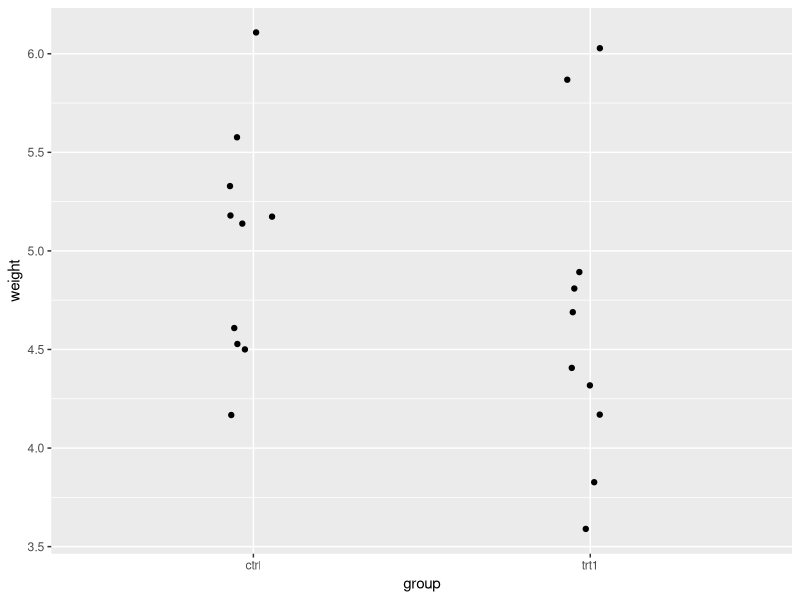
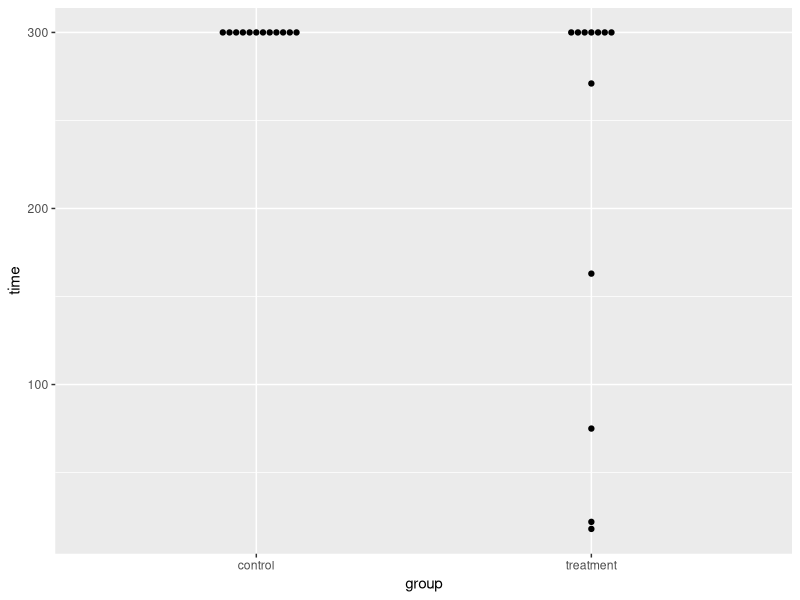

The R script that drew these images, in order:
## ---- chunk 1
library(tidyverse)
myplants <- PlantGrowth %>% filter(group %in%  c("ctrl", "trt1"))

myplants %>% 
  ggplot(aes(x=group, y = weight))+
  geom_jitter(width=0.07)
## ---- chunk 2
library(coin)

library(ggbeeswarm)
rotarod %>% 
  ggplot(aes(x=group, y = time))+
  geom_beeswarm()
## ---- chunk 3
plants_subset <- myplants[c(1:5,11:15),]
plants_subset
## ---- chunk 4
plants_subset <- plants_subset %>% mutate(rank=rank(weight))
plants_subset %>% arrange(rank)
## ---- chunk 5
plants_subset %>% 
  group_by(group) %>% 
  summarize(rank_sum = sum(rank))
## ---- chunk 6
wilcox.test(weight ~ group, data = plants_subset)
## ---- chunk 7
coin::wilcox_test(weight ~ group, data = plants_subset, distribution="approximate")
## ---- chunk 8
wilcox.test(time ~ group, rotarod)
## ---- chunk 9
wilcox.test(weight ~ group, myplants)
## ---- chunk 10
t.test(weight ~ group, myplants)
## ---- chunk 11
choose(6,3)
## ---- chunk 12
x <- 1:3 # x has all the lower ranks
y <- 4:6 # y has all the upper ranks
wilcox.test(x,y)
